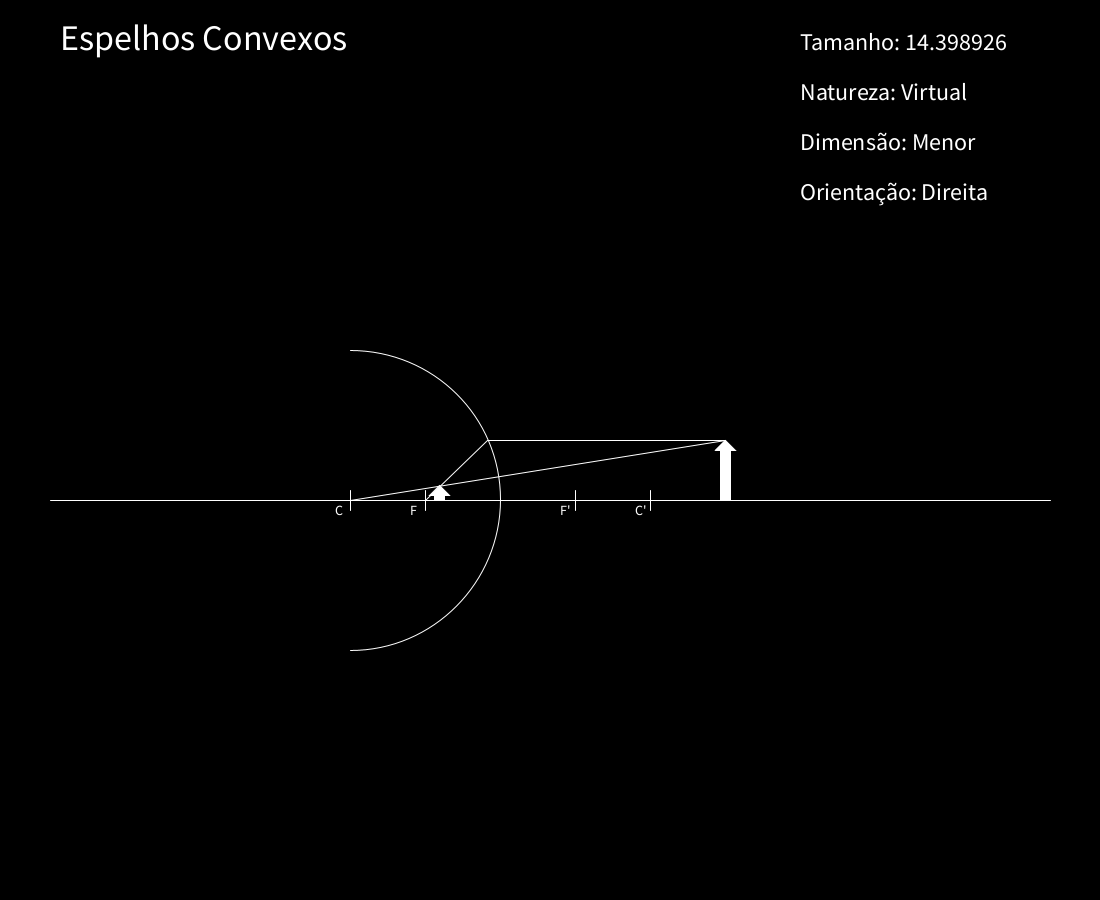
Frame 1 (no input)
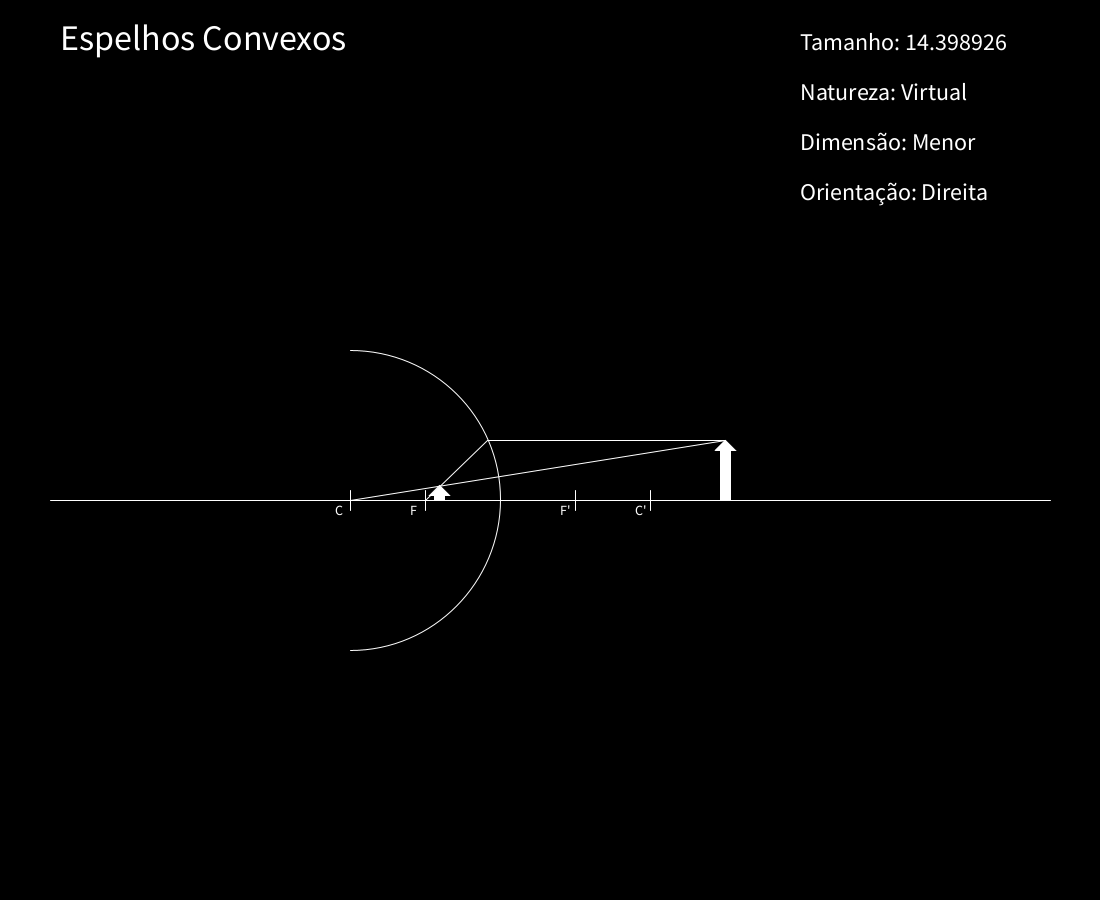
Frame 2 (the mouse pressed at the canvas centre, redrawn once)

The Processing sketch that drew these frames (run headless with seeded random() and noise(); the mouse was pressed at the canvas centre and the sketch redrawn once):

// Processing sketch: EspelhosConvexos
// ── EspelhosConvexos.pde
float posicaoPlano = 500;
float posicaoEspelho = 500;
float distanciaFocal = 0;
float posicaoFL = posicaoEspelho + distanciaFocal;
float posicaoF = posicaoEspelho - distanciaFocal;
float posicaoCentro = posicaoEspelho - 2 * distanciaFocal;
float posicaoCentroL = posicaoEspelho + 2 * distanciaFocal;
float raioCurvatura = 150;

float posicaoImagem = 0;
float alturaImagem = 60;

float xRaioParalelo = 0;
float cateto = 0;
float catetoFoco = 0;
float coefLinearRaioCentro = 0;
float coefLinearPassandoPeloFoco = 0;
float xFinalRaioCentro = 0;
float xFinalPassandoPeloFoco = 0;

float xImagemFormada = 0;
float yImagemFormada = 0;

Imagem imagem;

void setup() {
  size(1100,900);
  background(0,0,0);
  distanciaFocal = raioCurvatura / 2;
    posicaoImagem = posicaoEspelho + 1.5 * raioCurvatura;
   
  noLoop();
}

void draw() {
  background(0,0,0);
  textSize(36);
  text("Espelhos Convexos", 60, 50);
  
   init();
  desenhaPlano();
  desenhaImagem(posicaoImagem, posicaoPlano, 20, alturaImagem);
  desenhaRaios();
  desenhaImagemFormada();
  desenhaPropriedadesDaImagem();
  
}
void init() {
  
  posicaoFL = posicaoEspelho + distanciaFocal;
  posicaoF = posicaoEspelho - distanciaFocal;
  posicaoCentro = posicaoEspelho - raioCurvatura;
  posicaoCentroL = posicaoEspelho + raioCurvatura;

}
void desenhaPlano() { 
  
  //PLANO
  stroke(255, 255,255);
  line(50,posicaoPlano, 1050, posicaoPlano);
  
  //FOCO'
  line(posicaoFL , posicaoPlano - 10, posicaoFL, posicaoPlano + 10); 
  textSize(14);
  text("F'", posicaoFL - 15, posicaoPlano + 15);
  
  //C'
  line(posicaoCentroL, posicaoPlano - 10, posicaoCentroL, posicaoPlano + 10);
  text("C'",  posicaoCentroL - 15, posicaoPlano + 15);
  
  //LENTE
  //line(posicaoEspelho, posicaoPlano - 150, posicaoEspelho, posicaoPlano + 150);
  noFill();
  arc(posicaoEspelho - raioCurvatura, posicaoPlano, raioCurvatura*2, raioCurvatura*2, -HALF_PI, HALF_PI);
  
  //FOCO
  line(posicaoF , posicaoPlano - 10, posicaoF, posicaoPlano + 10); 
  textSize(14);
  text("F", posicaoF - 15, posicaoPlano + 15);
  
  //C
  line(posicaoCentro, posicaoPlano - 10, posicaoCentro, posicaoPlano + 10);
  text("C",  posicaoCentro - 15, posicaoPlano + 15);
}

void desenhaImagem(float posX, float posY, float largura, float altura) {
  fill(255,255,255);
  imagem = new Imagem(posX, posY, largura, altura);
}

void desenhaRaios() {
  
  calculaRaioParelelo();
  calculaRaioParaCentro();
  calculaRaioPassandoPeloFoco();
  //calculaRaioParalelo();
  
}
void calculaRaioParelelo() {
  cateto = sqrt(sq(raioCurvatura) - sq(alturaImagem));
  catetoFoco = cateto + posicaoCentro - posicaoF;
  xRaioParalelo = cateto + posicaoCentro;
  
  line(posicaoImagem, posicaoPlano - alturaImagem, xRaioParalelo,posicaoPlano - alturaImagem);
}

void calculaRaioParaCentro() {
  coefLinearRaioCentro = -alturaImagem /catetoFoco ;
  //xFinalRaioCentro = (500 - 440 + coefLinearRaioCentro * xRaioParalelo) / coefLinearRaioCentro;
  xFinalRaioCentro = calculaPontoXquePassaPorPontoQualquer(xRaioParalelo, posicaoPlano - alturaImagem, coefLinearRaioCentro, 500);

  line(xRaioParalelo, posicaoPlano - alturaImagem, xFinalRaioCentro, 500);
}

void calculaRaioPassandoPeloFoco() {
  coefLinearPassandoPeloFoco = -alturaImagem /(posicaoImagem - posicaoCentro);
  xFinalPassandoPeloFoco = calculaPontoXquePassaPorPontoQualquer(posicaoImagem, posicaoPlano - alturaImagem, coefLinearPassandoPeloFoco, posicaoPlano);

  line(posicaoImagem, posicaoPlano - alturaImagem, xFinalPassandoPeloFoco, posicaoPlano);
}

float calculaPontoXquePassaPorPontoQualquer(float x1, float y1, float coeficienteLinear, float posY) {
                // y - y1 + mx1 / m
  float xFinal = (posY - y1 + coeficienteLinear * x1) / coeficienteLinear;
  
  return xFinal;
}

void calculaImagemFormada() {
  xImagemFormada = (-coefLinearPassandoPeloFoco * posicaoImagem + (posicaoPlano - alturaImagem) + coefLinearRaioCentro *xRaioParalelo - (posicaoPlano - alturaImagem)) / (coefLinearRaioCentro - coefLinearPassandoPeloFoco);
  yImagemFormada = coefLinearPassandoPeloFoco * xImagemFormada - coefLinearPassandoPeloFoco * posicaoImagem + posicaoPlano - alturaImagem;
}

void desenhaImagemFormada() {
  calculaImagemFormada();
  desenhaImagem(xImagemFormada, posicaoPlano, 20, posicaoPlano - yImagemFormada);
}

void desenhaImagemInvertida(float posX, float altura) {
 
  imagem = new Imagem(posX, posicaoPlano, 20, altura, Imagem.IMAGEM_TIPO_INVERTIDA);
}

void desenhaPropriedadesDaImagem() {
  textSize(24);
  text("Tamanho: " + abs(yImagemFormada - posicaoPlano), 800, 50);
  
  text("Natureza: Virtual", 800, 100);
  text("Orientação: Direita", 800, 200);  
  text("Dimensão: Menor", 800, 150);

}

void keyPressed() {
  if (key == CODED) {
    if (keyCode == LEFT) {
        println(posicaoImagem);
        if(posicaoImagem > 505)
          posicaoImagem -= 5;
      } 
    
    if (keyCode == RIGHT) {
        if (posicaoImagem < 800)
          posicaoImagem += 5;
      } 
  
    if(keyCode == UP) {
       if(alturaImagem < 80) 
          alturaImagem += 5;
          println(alturaImagem);
    }
    if(keyCode == DOWN) {
      if(alturaImagem > 30)
       alturaImagem -= 5;
    }
  }
  if (key == '+') {
    if(raioCurvatura < 200)
      raioCurvatura += 10;
    println(raioCurvatura);
  }
  if (key == '-') {
    if(raioCurvatura > 100)
      raioCurvatura -= 10;
    println(raioCurvatura);
  }
  redraw();
}
// ── Imagem.pde
class Imagem { 
  float xpos;
  float ypos;
  float largura;
  float altura;
  public static final String IMAGEM_TIPO_INVERTIDA = "INVERTIDA";
  
  private float xposTriangulo;
  private float yposTriangulo;
  private float centerPosTriangulo;
  private float larguraTriangulo;
  private float alturaQuadrado;
  private float larguraQuadrado;
  
  Imagem(float xpos, float ypos, float largura, float altura) {
    this.xpos = xpos - 5;
    this.ypos = ypos;
    this.largura = largura;
    this.altura = altura;
    alturaQuadrado = ypos - altura + 10;
    larguraQuadrado = this.xpos + largura - 10;
    xposTriangulo = xpos - 10; 
    yposTriangulo = ypos - altura;
    centerPosTriangulo = xpos;
    larguraTriangulo = xposTriangulo + largura;
    
    desenhaQuadrado();
    desenhaTriangulo();
  }
  
  Imagem(float xpos, float ypos, float largura, float altura, String tipo) {
    this.xpos = xpos - 5;
    this.ypos = ypos;
    this.largura = largura;
    this.altura = altura;
    alturaQuadrado = ypos + altura - 10;
    larguraQuadrado = xpos + largura - 15;
    xposTriangulo = xpos - 10; 
    yposTriangulo = ypos + altura;
    centerPosTriangulo = xposTriangulo + 10;
    larguraTriangulo = xposTriangulo + largura;
    
    desenhaQuadrado();
    desenhaTriangulo();
  }
  
  void desenhaTriangulo() {
    if(altura < 0)
      triangle(xposTriangulo, alturaQuadrado + 20,  centerPosTriangulo, yposTriangulo, larguraTriangulo, alturaQuadrado + 20);
    else
      triangle(xposTriangulo, alturaQuadrado,  centerPosTriangulo, yposTriangulo, larguraTriangulo, alturaQuadrado);
    //triangle(195, 350, 205, 340, 215, 350);
  }
  
  void desenhaQuadrado() {
    if(altura < 0)
      quad(xpos, ypos, xpos, alturaQuadrado + 20, larguraQuadrado, alturaQuadrado + 20, larguraQuadrado, ypos);
    else
      quad(xpos, ypos, xpos, alturaQuadrado, larguraQuadrado, alturaQuadrado, larguraQuadrado, ypos);
    //quad(210, 400, 200, 400, 200,350, 210, 350);
  }
  
  
}
